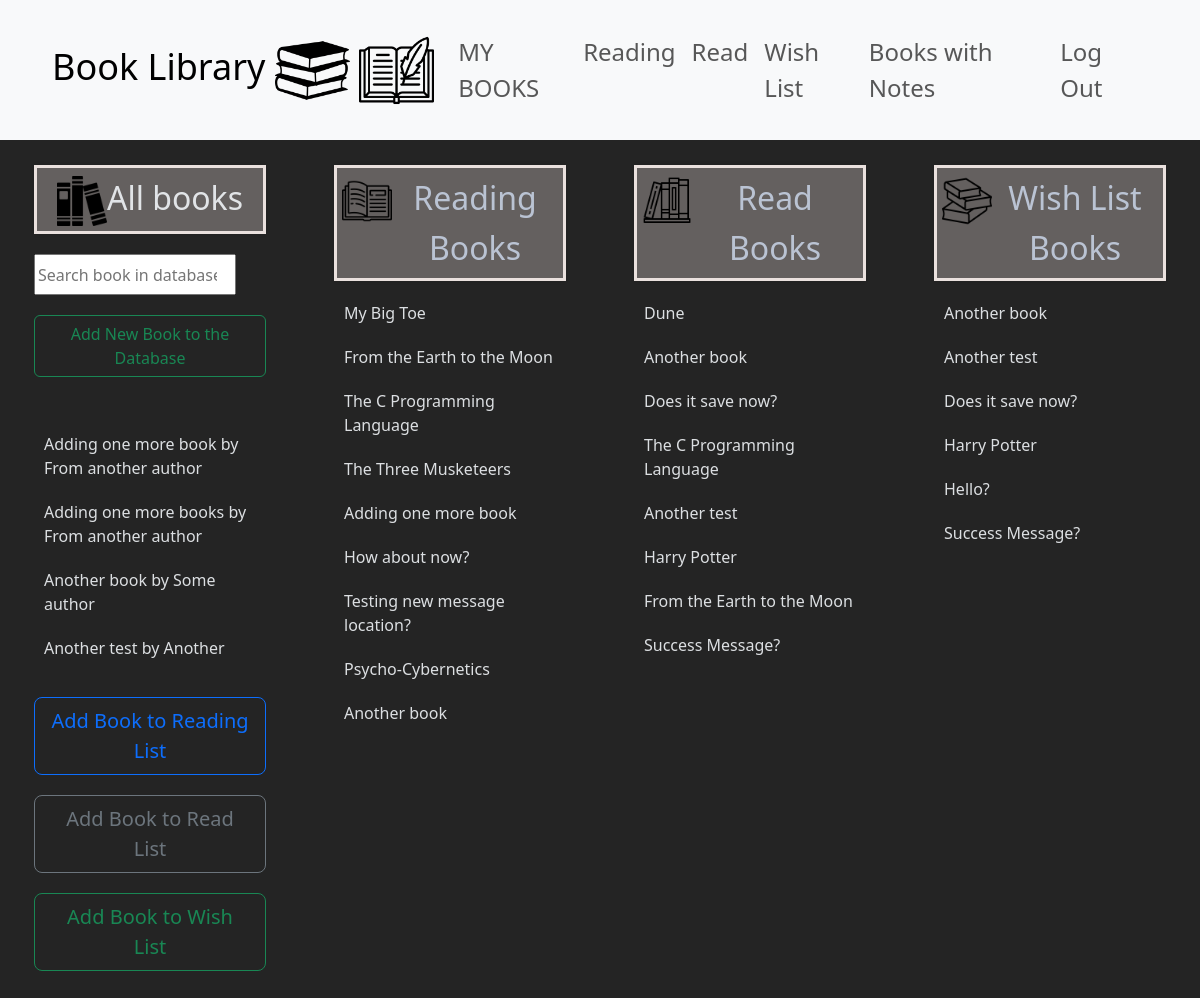
/my_books/ (signed in), run on the app's committed database.
### book_library/models.py (models this page shows, shortened)
class Book(models.Model):
    title = models.CharField(max_length=255)
    author = models.CharField(max_length=128)
    class Genre(models.IntegerChoices):
        SELF_IMPROVEMENT = 1
        BIOGRAPHY = 2
        ECONOMY = 3
        FICTION = 4
        SCIENCE = 5
        MINDSET = 6
        OTHER = 7
    genre = models.IntegerField(choices=Genre.choices)
    class Meta:
        constraints = [
            models.UniqueConstraint(fields=['title', 'author'], name='one unique title per author')
        ]

class Reading(models.Model):
    user = models.ForeignKey(User, blank=False, null=False, on_delete=models.CASCADE, related_name="reading_user")
    book = models.ForeignKey(Book, blank=False, null=False, on_delete=models.CASCADE, related_name="reading_book")
    why = models.TextField(blank=True, null=True, max_length=1024)
    started_reading = models.DateField(blank=True, null=True, auto_now_add=True)
    recommend = models.BooleanField(blank=True, null=True)
    class Meta:
        constraints = [
            models.UniqueConstraint(fields=['user', 'book'], name='one why per user/book reading')
        ]

class Read(models.Model):
    user = models.ForeignKey(User, blank=False, null=False, on_delete=models.CASCADE, related_name="read_user")
    book = models.ForeignKey(Book, blank=False, null=False, on_delete=models.CASCADE, related_name="read_book")
    why = models.TextField(blank=True, null=True, max_length=1024)
    started_reading = models.DateField(blank=True, null=True)
    recommend = models.BooleanField(blank=True, null=True)
    class Meta:
        constraints = [
            models.UniqueConstraint(fields=['user', 'book'], name='one why per user/book read')
        ]

class Wish(models.Model):
    user = models.ForeignKey(User, blank=False, null=False, on_delete=models.CASCADE, related_name="wish_user")
    book = models.ForeignKey(Book, blank=False, null=False, on_delete=models.CASCADE, related_name="wish_book")
    why = models.TextField(blank=True, null=True, max_length=1024)
    recommend = models.BooleanField(blank=True, null=True)
    class Meta:
        constraints = [
            models.UniqueConstraint(fields=['user', 'book'], name='one why per user/book wish')
        ]

### book_library/views.py (the view)
# urls.py: path("my_books/", views.my_books, name="my_books"),
def my_books(request):
    if request.user.is_authenticated:
        all_books = Book.objects.all().order_by("title")
        reading_books = Reading.objects.filter(user=request.user)
        read_books = Read.objects.filter(user=request.user)
        wish_books = Wish.objects.filter(user=request.user)
        context = {"all_books": all_books, "reading_books": reading_books, "read_books": read_books, "wish_books": wish_books}
        return render(request, "book_library/my_books.html", context)
    else:
        return HttpResponseRedirect(reverse("book_library:login"))

### book_library/templates/book_library/my_books.html (shortened to what this page needs)
{% extends "book_library/layout.html" %}
{% load static %}
{% block body %}
<div class="container-fluid">
    <div class="row">
        <div class="col col-lg-3 col-12">
            <div class="row">
                <div class="col">
                    <div class="container" id="search-div">
                        <h2><img src="{% static 'book_library/images/book-horizontal-stack.png' %}" height="50" width="50"></span>All books </h2>
                        <input type="search" id="search" placeholder="Search book in database">
                        <form action="{% url 'book_library:new_book' %}">
                            <button class="btn btn-outline-success">Add New Book to the Database</button>
                        </form>
                    </div>
                </div>
            </div>
            <div class="row">
                <div class="col">
                    <div class="container my-books-list" id="allbooks-div">
                        <ul id="menu">
                            {% for book in all_books %}
                                <li class="my_books-li" id="{{ book.id }}"><span class="book-title-span">{{ book.title }}</span> <span class="book-author-span">by {{ book.author }}</span></li>
                            {% endfor %}
                        </ul>
                    </div>
                </div>
            </div>
            <div class="row">
                <div class="col">
                    <div class="row">
                        <div class="col">
                            <div class="container d-grid gap-2">
                                <button class="btn btn-outline-primary btn-lg add-to-button" id="add-to-reading-button">Add Book to Reading List</button>
                            </div>
                        </div>
                    </div>
                    <div class="row">
                        <div class="col">
                            <div class="container d-grid gap-2">
                                <button class="btn btn-outline-secondary btn-lg add-to-button" id="add-to-read-button">Add Book to Read List</button>
                            </div>
                        </div>
                    </div>
                    <div class="row">
                        <div class="col">
                            <div class="container d-grid gap-2">
                                <button class="btn btn-outline-success btn-lg add-to-button" id="add-to-wish-button">Add Book to Wish List</button>
                            </div>
                        </div>
                    </div>
                </div>
            </div>
        </div>
        <div class="col col-lg-3 col-12">
            <div class="row">
                <div class="col">
                    <div class="container not-all-books-list" id="readingbooks-div">
                        <h2><a href="{% url 'book_library:user_list_of_books' 'reading_books' %}"><span class="float-start"><img src="{% static 'book_library/images/open-book.png' %}" height="50" width="50"></span>Reading Books</a></h2>
                        <ul id="readingbooksmenu">
                            {% for reading in reading_books %}
                                <li class="my_books-li">{{ reading.book.title }}</li>
                            {% endfor %}
                        </ul>
                    </div>
                </div>
            </div>
        </div>
        <div class="col col-lg-3 col-12">
            <div class="row">
                <div class="col">
                    <div class="container not-all-books-list" id="readbooks-div">
                        <h2><a href="{% url 'book_library:user_list_of_books' 'read_books' %}"><span class="float-start"><img src="{% static 'book_library/images/books.png' %}" height="50" width="50"></span>Read Books</a></h2>
                        <ul id="readbooksmenu">
                            {% for read in read_books %}
                                <li class="my_books-li">{{ read.book.title }}</li>
                            {% endfor %}
                        </ul>
                    </div>
                </div>
            </div>
        </div>
        <div class="col col-lg-3 col-12">
            <div class="row">
                <div class="col">
                    <div class="container not-all-books-list" id="wishbooks-div">
                        <h2><a href="{% url 'book_library:user_list_of_books' 'wish_books' %}"><span class="float-start"><img src="{% static 'book_library/images/stack-of-books.png' %}" height="50" width="50"></span>Wish List Books</a></h2>
                        <ul id="wishlistmenu">
                            {% for wish in wish_books %}
                                <li class="my_books-li">{{ wish.book.title }}</li>
                            {% endfor %}
                        </ul>
                    </div>
                </div>
            </div>
        </div>
    </div>
</div>
{% endblock %}

### book_library/static/book_library/style.css (style rules this page uses)
body { background-color: rgba(0, 0, 0, 0.86); color:rgba(237, 240, 243, 0.918); }
ul { list-style-type: none; margin: 0; padding: 0; }
.container > * { margin: 10px; }
.my_books-li { padding: 10px; }
.my-books-list { height: 250px; margin-bottom: 25px; margin-top: 25px; overflow-y: scroll; }
.not-all-books-list { margin-top: 0px; }
.not-all-books-list li { cursor: default; }
.not-all-books-list h2, #search-div h2 { margin-top: 25px; border: 3px solid rgb(234, 225, 222); background: rgb(100, 96, 95); box-shadow: 0 0 5px -1px rgba(0,0,0,0.2); cursor: pointer; vertical-align: middle; padding: 5px; text-align: center; line-height: 50px; }
#search-div h2 { cursor: default; }
.not-all-books-list a { text-decoration: none; color: #d1ddf1cb; }
#menu li { cursor: pointer; }
#search { height: 40.333px; width: 80%; }

### data on the page
Book: title "Adding one more book", author "From another author"
Book: title "Adding one more books", author "From another author"
Book: title "Another book", author "Some author"
Book: title "Another test", author "Another…"
Reading: book "My Big Toe"
Reading: book "From the Earth to the Moon"
Reading: book "The C Programming Language"
Reading: book "The Three Musketeers"
Reading: book "Adding one more book"
Reading: book "How about now?"
Reading: book "Testing new message location?"
Reading: book "Psycho-Cybernetics"
Reading: book "Another book"
Read: book "Dune"
Read: book "Another book"
Read: book "Does it save now?"
Read: book "The C Programming Language"
Read: book "Another test"
Read: book "Harry Potter"
Read: book "From the Earth to the Moon"
Read: book "Success Message?"
Wish: book "Another book"
Wish: book "Another test"
Wish: book "Does it save now?"
Wish: book "Harry Potter"
Wish: book "Hello?"
Wish: book "Success Message?"
